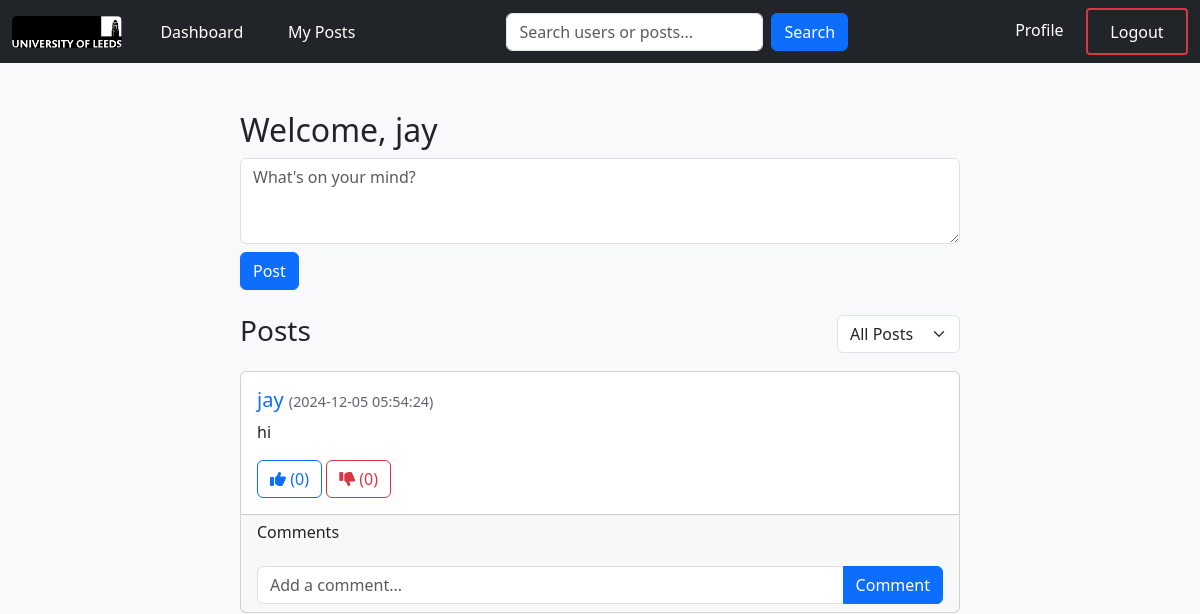
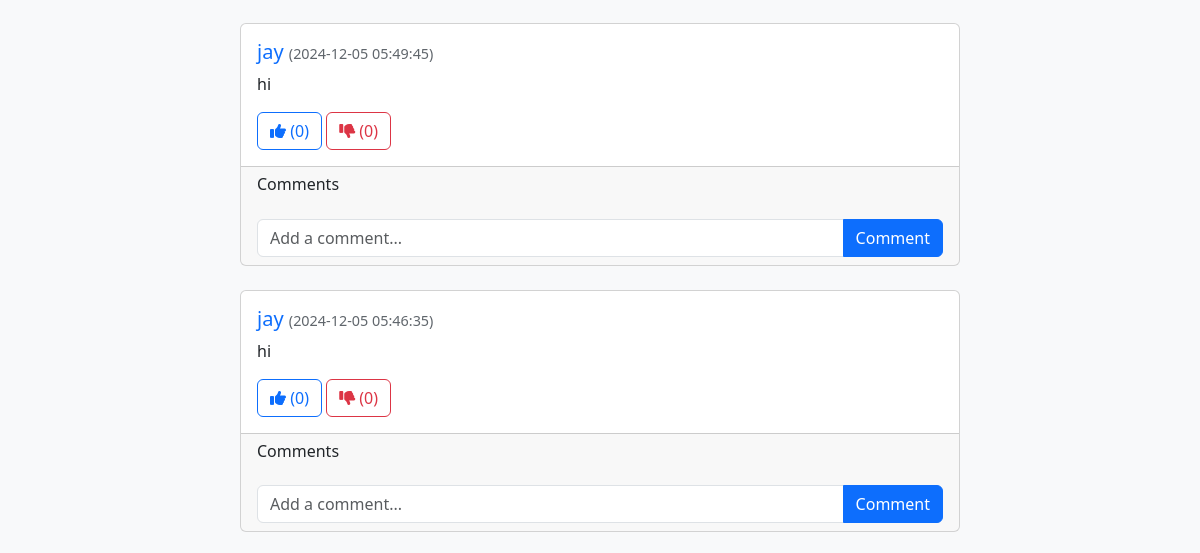
The app's page /dashboard (signed in, upper part), older data (2 pictures, top to bottom).
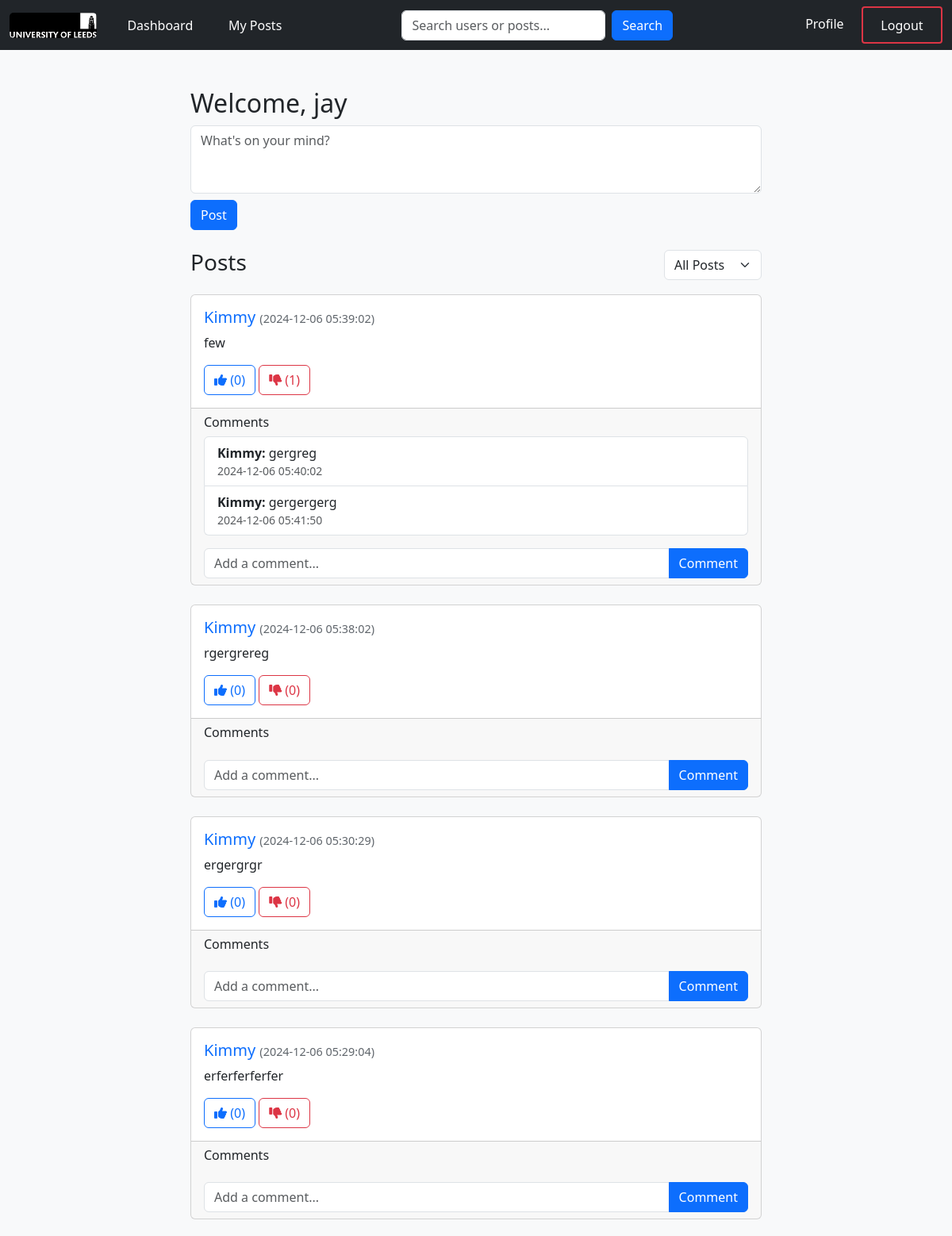
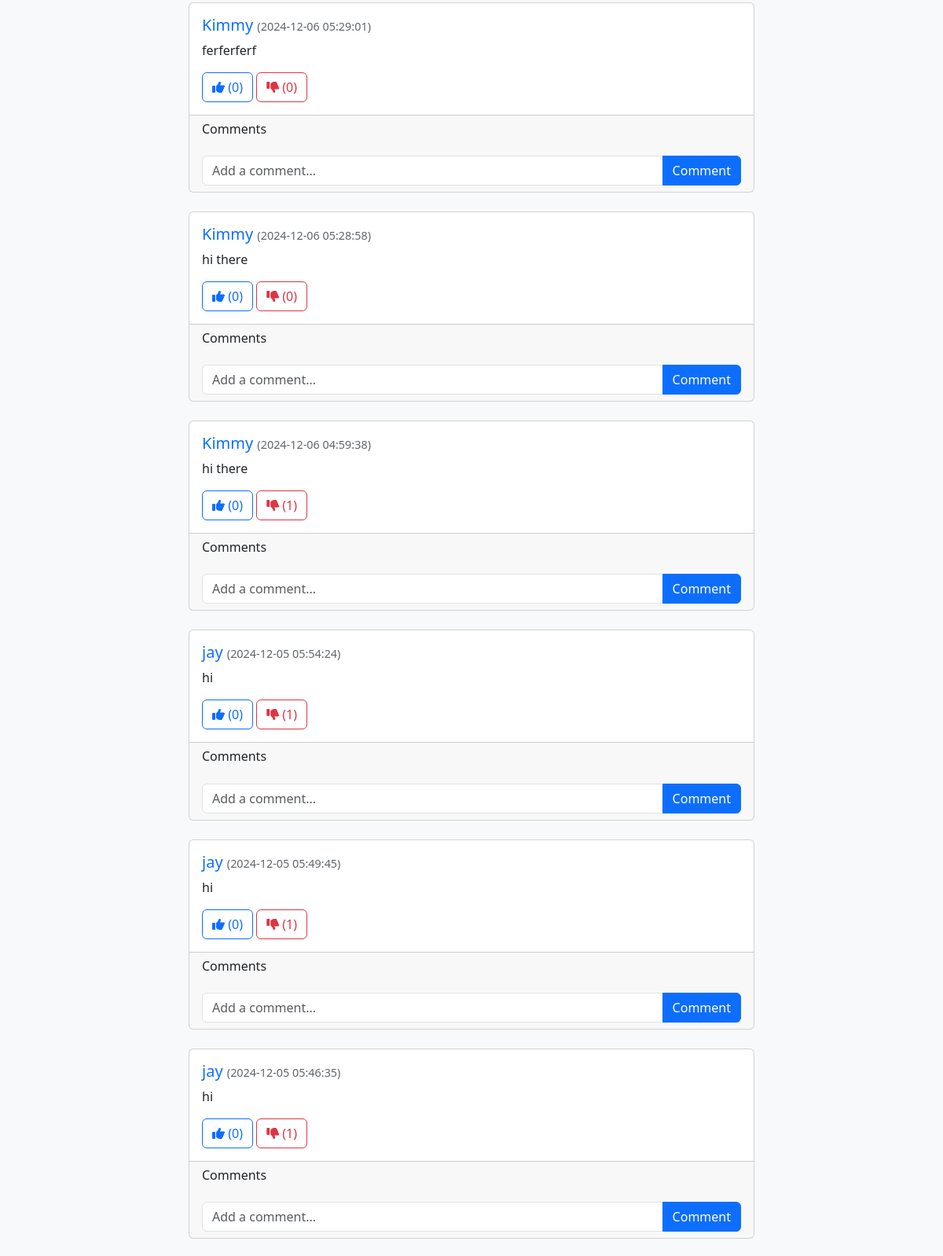
The same page, newer data (2 pictures, top to bottom).
### website/models.py (models this page shows, shortened)
class User(db.Model):
    id = db.Column(db.Integer, primary_key=True)
    name = db.Column(db.String(100), nullable=False)
    email = db.Column(db.String(100), unique=True)
    password = db.Column(db.String(100))  # Storing hashed passwords
    posts = db.relationship("Post", backref="user", lazy=True)
    liked_posts = db.relationship("Post", secondary="like", back_populates="liked_by")
    disliked_posts = db.relationship(
        "Post", secondary="dislike", back_populates="disliked_by"
    )
    followers = db.relationship(
        "User",
        secondary="follows",
        primaryjoin="Follows.followed_id == User.id",
        secondaryjoin="Follows.follower_id == User.id",
        backref="following",
    )

class Post(db.Model):
    id = db.Column(db.Integer, primary_key=True)
    content = db.Column(db.Text, nullable=False)
    created_at = db.Column(db.DateTime, default=db.func.now())  # Timestamping (time of post created)
    user_id = db.Column(db.Integer, db.ForeignKey("user.id"))
    liked_by = db.relationship("User", secondary="like", back_populates="liked_posts") #A many-to-many relationship tracking users who liked the post through "like" association table.
    disliked_by = db.relationship(
        "User", secondary="dislike", back_populates="disliked_posts" #A many-to-many relationship tracking users who disliked the post through "dislike" association table.
    )
    comments = db.relationship("Comment", backref="post", lazy=True) # A one-to-many relationship for comments associated with the post.

class Comment(db.Model):
    id = db.Column(db.Integer, primary_key=True)
    content = db.Column(db.Text, nullable=False)
    created_at = db.Column(db.DateTime, default=db.func.now())
    post_id = db.Column(db.Integer, db.ForeignKey("post.id"))  # Foreign key to Post
    user_id = db.Column(db.Integer, db.ForeignKey("user.id"))  # Foreign key to User
    user = db.relationship("User", backref=db.backref("comments", lazy=True))

### website/views.py (the view, shortened to what this page needs)
@app.route('/dashboard', methods=['GET', 'POST'])
@login_required
def dashboard():
    current_user = User.query.filter_by(email=session['email']).first()
    filter_option = request.args.get('filter', 'all')
    if filter_option == 'following':
        posts = Post.query.join(Follows, Follows.followed_id == Post.user_id) \
                          .filter(Follows.follower_id == current_user.id) \
                          .order_by(Post.created_at.desc()).all()
    else:
        posts = Post.query.order_by(Post.created_at.desc()).all()
    return render_template('dashboard.html', user=current_user, posts=posts, filter=filter_option)

### website/views.py (called while the page is built)
def login_required(f):
    @wraps(f)
    def decorated_function(*args, **kwargs):
        if 'email' not in session:
            flash("You need to be logged in to access this page.", "danger")
            return redirect('/login')
        return f(*args, **kwargs)
    return decorated_function

@app.context_processor
def provide_user():
    if 'email' in session:
        current_user = User.query.filter_by(email=session['email']).first()
        return {'current_user': current_user}
    return {'current_user': None}

### website/templates/dashboard.html (shortened to what this page needs)
{% extends "base.html" %}
{% block content %}
</head>
<body class="bg-light">
    <div class="container mt-5">
        <div class="row">
            <div class="col-md-8 offset-md-2">
                <h2>Welcome, {{ user.name }}</h2>
                <form method="POST" action="/dashboard" class="mb-4">
                    <div class="form-group">
                        <textarea class="form-control" name="content" placeholder="What's on your mind?" rows="3" required></textarea>
                    </div>
                    <button type="submit" class="btn btn-primary mt-2">Post</button>
                </form>
                <div class="d-flex justify-content-between align-items-center mb-3">
                    <h3>Posts</h3>
                    <div class="form-group">
                        <select id="post-filter" class="form-select">
                            <option value="all" {% if filter == "all" %}selected{% endif %}>All Posts</option>
                        </select>
                    </div>
                </div>
                {% for post in posts %}
                <div class="card mb-4">
                    <div class="card-body">
                        <h5 class="card-title">
                            <a href="/profile/{{ post.user.id }}" class="text-primary font-weight-bold text-decoration-none">{{ post.user.name }}</a>
                            <small class="post-date">({{ post.created_at.strftime('%Y-%m-%d %H:%M:%S') }})</small>                        </h5>
                        <p class="card-text">{{ post.content }}</p>
                        <button class="btn btn-outline-primary like-button" data-post-id="{{ post.id }}">
                            <i class="fas fa-thumbs-up"></i> (<span id="like-count-{{ post.id }}">{{ post.liked_by | length }}</span>)
                        </button>
                        <button class="btn btn-outline-danger dislike-button" data-post-id="{{ post.id }}">
                            <i class="fas fa-thumbs-down"></i> (<span id="dislike-count-{{ post.id }}">{{ post.disliked_by | length }}</span>)
                        </button>
                    </div>
                    <div class="card-footer">
                        <h6>Comments</h6>
                        <ul id="comment-list-{{ post.id }}" class="list-group mb-3">
                            {% for comment in post.comments %}
                                <li class="list-group-item d-flex justify-content-between align-items-center">
                                    <div>
                                        <b>{{ comment.user.name }}:</b> {{ comment.content }}
                                        <small class="text-muted d-block">{{ comment.created_at.strftime('%Y-%m-%d %H:%M:%S') }}</small>
                                    </div>
                                </li>
                            {% endfor %}
                        </ul>
                        <form class="comment-form" data-post-id="{{ post.id }}">
                            <div class="input-group">
                                <input type="text" name="content" class="form-control" placeholder="Add a comment..." required>
                                <button class="btn btn-primary" type="submit">Comment</button>
                            </div>
                        </form>
                    </div>
                </div>
            {% endfor %}
</body>
</html>
{% endblock %}

### website/templates/base.html (shortened to what this page needs)
<!DOCTYPE html>
<html lang="en">
<head>
    <link href="https://cdn.jsdelivr.net/npm/bootstrap@5.3.0-alpha1/dist/css/bootstrap.min.css" rel="stylesheet">
    <link rel="stylesheet" href="/static/css/style.css">
    <link href="https://cdnjs.cloudflare.com/ajax/libs/font-awesome/6.0.0-beta3/css/all.min.css" rel="stylesheet">
</head>
<body>
    <nav class="navbar navbar-expand-lg navbar-dark bg-dark">
        <div class="container-fluid">
            <div class="collapse navbar-collapse" id="navbarNav">
            <a class="navbar-brand d-flex align-items-center" href="/dashboard">
                <img src="/static/images/logo.png" alt="Logo" class="navbar-logo">
            </a>
            <div class="collapse navbar-collapse" id="navbarNav">
                <ul class="navbar-nav me-auto mb-2 mb-lg-0">
                    <li class="nav-item">
                        <a class="nav-link text-white" href="/dashboard">Dashboard</a>
                    </li>
                    <li class="nav-item">
                        <a class="nav-link text-white" href="/my_posts">My Posts</a>
                    </li>
                </ul>
                <div class="navbar-search mx-auto">
                    <form class="d-flex" action="/search" method="GET">
                        <input class="form-control me-2" type="search" name="query" placeholder="Search users or posts..." aria-label="Search" required>
                        <button class="btn btn-primary" type="submit">Search</button>
                    </form>
                </div>
                <ul class="navbar-nav ms-3">
                    <li class="nav-item">
                        <a class="nav-link text-white" href="/profile">Profile</a>
                    </li>
                    <li class="nav-item">
                        <a class="nav-link logout-button text-white" href="/logout">Logout</a>
                    </li>
                </ul>
            </div>
        </div>
    </nav>
    <div class="container mt-4">
        {% block content %}
        {% endblock %}
</body>
</html>

### website/static/css/style.css (style rules this page uses)
.navbar-search { flex: 1; display: flex; justify-content: center; align-items: center; max-width: 100%; }
.navbar-search .form-control { flex-grow: 1; }
.navbar-nav .nav-item .nav-link { padding: 0.6rem 1.4rem; }
.navbar-logo { width: 110px; height: auto; border-radius: 5px; }
.logout-button { border: 2px solid #dc3545; padding: 0.1rem 0.8rem; border-radius: 0.25rem; text-decoration: none; transition: background-color 0.3s, color 0.3s; }
.post-date { font-size: 0.9rem; color: #60666c; }

Row changes from the older to the newer data that the page shows:
added Post: user.name "Kimmy", created_at "2024-12-06 05:39:02", content "few", liked_by|length "0", disliked_by|length "1"
added Comment: user.name "Kimmy", content "gergreg", created_at "2024-12-06 05:40:02"
added Comment: user.name "Kimmy", content "gergergerg", created_at "2024-12-06 05:41:50"
added Post: user.name "Kimmy", created_at "2024-12-06 05:38:02", content "rgergrereg", liked_by|length "0", disliked_by|length "0"
added Post: user.name "Kimmy", created_at "2024-12-06 05:30:29", content "ergergrgr", liked_by|length "0", disliked_by|length "0"
added Post: user.name "Kimmy", created_at "2024-12-06 05:29:04", content "erferferferfer", liked_by|length "0", disliked_by|length "0"
added Post: user.name "Kimmy", created_at "2024-12-06 05:29:01", content "ferferferf", liked_by|length "0", disliked_by|length "0"
added Post: user.name "Kimmy", created_at "2024-12-06 05:28:58", content "hi there", liked_by|length "0", disliked_by|length "0"
added Post: user.name "Kimmy", created_at "2024-12-06 04:59:38", content "hi there", liked_by|length "0", disliked_by|length "1"
computed for Post (number 8 of 10 on the later page): disliked_by|length "0" → "1"
computed for Post (number 9 of 10 on the later page): disliked_by|length "0" → "1"
computed for Post (number 10 of 10 on the later page): disliked_by|length "0" → "1"
